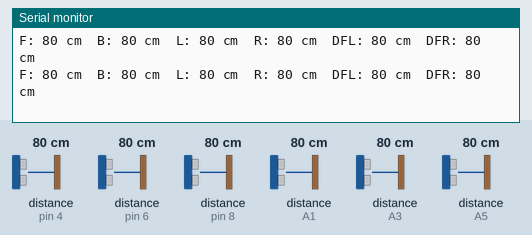
This sketch was run on a simulated Arduino Uno, built with avr-gcc and run on an emulated ATmega328P. Shown: the last lines printed to the serial monitor. Wiring (inferred from the names in the program): 6 × ultrasonic range finder: trigger pin 2, echo pin 4 / trigger pin 5, echo pin 6 / trigger pin 7, echo pin 8 / trigger A0, echo A1 / trigger A2, echo A3 / trigger A4, echo A5. The inputs (shaded band) are chosen by the test bench; at power-on: distance to the obstacle (sensors on pin 4, pin 6, pin 8, A1, A3, A5) 80 cm. The echo pulse lasts 58.3 µs per cm.

Above: at 1.2 s.
1.3 s: distance to the obstacle (sensor on pin 4) set to 9 cm
At 1.47 s:
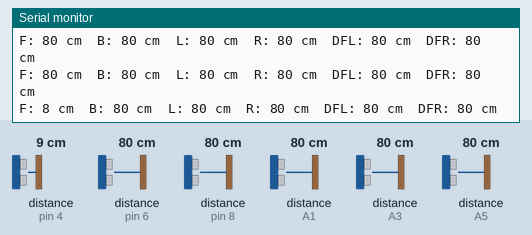
4.3 s: distance to the obstacle (sensor on pin 6) set to 120 cm
At 4.42 s:
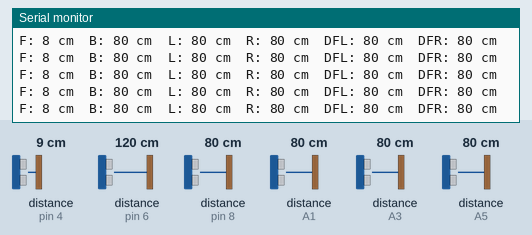
7.3 s: distance to the obstacle (sensor on pin 8) set to 2 cm
At 7.42 s:
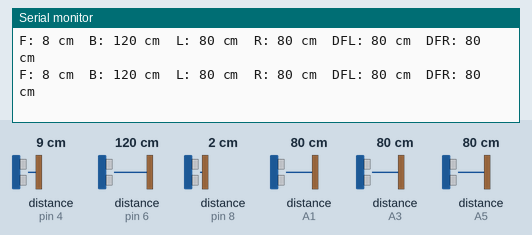
8.8 s: distance to the obstacle (sensor on A1) set to 250 cm
At 8.93 s:
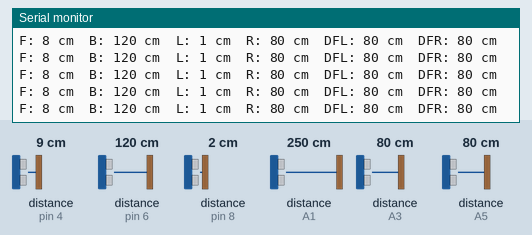
11.8 s: distance to the obstacle (sensor on pin 4) set to 18 cm
At 11.92 s:
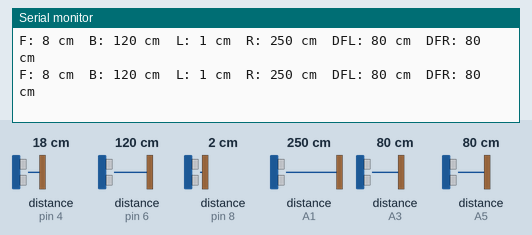
14.8 s: distance to the obstacle (sensor on A3) set to 2 cm
At 14.92 s:
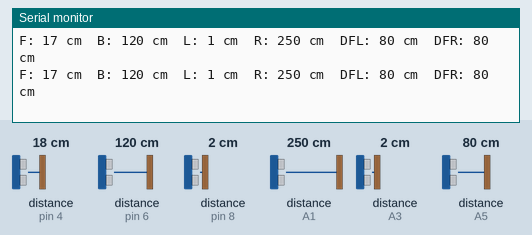
Timing chart, 0 to 17.3 s (numbered marks = the images above; inputs shaded):
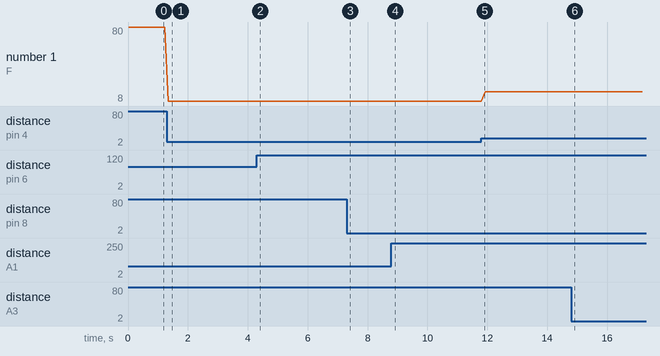

Measured:
- after the input at 1.3 s, the serial monitor: prints a new line after 0.05 s (image 1)
- plotted number 1: 80 → 8 after the input at 1.3 s, 8 → 17 after the input at 11.8 s

The sketch:

ultrasonic_only_code.ino
```cpp
// ------------------- Pin mappings -------------------
#define TRIG_F   2
#define ECHO_F   4

#define TRIG_B   5
#define ECHO_B   6

#define TRIG_L   7
#define ECHO_L   8

#define TRIG_R   A0   // D14
#define ECHO_R   A1   // D15

#define TRIG_DFL A2   // D16
#define ECHO_DFL A3   // D17

#define TRIG_DFR A4   // D18
#define ECHO_DFR A5   // D19
// -----------------------------------------------------

// Generic distance read function
long readDistance(int trigPin, int echoPin) {
  digitalWrite(trigPin, LOW);
  delayMicroseconds(2);
  digitalWrite(trigPin, HIGH);
  delayMicroseconds(10);
  digitalWrite(trigPin, LOW);

  unsigned long duration = pulseIn(echoPin, HIGH, 30000UL); // 30ms timeout
  if (duration == 0) return 400; // no echo detected (return max ~4m)
  return duration / 58;          // µs → cm
}

void setup() {
  Serial.begin(115200);

  pinMode(TRIG_F, OUTPUT);   pinMode(ECHO_F, INPUT);
  pinMode(TRIG_B, OUTPUT);   pinMode(ECHO_B, INPUT);
  pinMode(TRIG_L, OUTPUT);   pinMode(ECHO_L, INPUT);
  pinMode(TRIG_R, OUTPUT);   pinMode(ECHO_R, INPUT);
  pinMode(TRIG_DFL, OUTPUT); pinMode(ECHO_DFL, INPUT);
  pinMode(TRIG_DFR, OUTPUT); pinMode(ECHO_DFR, INPUT);

  Serial.println("6x Ultrasonic Test: Front, Back, Left, Right, DiagFL, DiagFR");
}

void loop() {
  long distF   = readDistance(TRIG_F,   ECHO_F);
  long distB   = readDistance(TRIG_B,   ECHO_B);
  long distL   = readDistance(TRIG_L,   ECHO_L);
  long distR   = readDistance(TRIG_R,   ECHO_R);
  long distDFL = readDistance(TRIG_DFL, ECHO_DFL);
  long distDFR = readDistance(TRIG_DFR, ECHO_DFR);

  Serial.print("F: "); Serial.print(distF);   Serial.print(" cm  ");
  Serial.print("B: "); Serial.print(distB);   Serial.print(" cm  ");
  Serial.print("L: "); Serial.print(distL);   Serial.print(" cm  ");
  Serial.print("R: "); Serial.print(distR);   Serial.print(" cm  ");
  Serial.print("DFL: "); Serial.print(distDFL); Serial.print(" cm  ");
  Serial.print("DFR: "); Serial.print(distDFR); Serial.println(" cm");

  delay(100); // refresh rate
}
```
